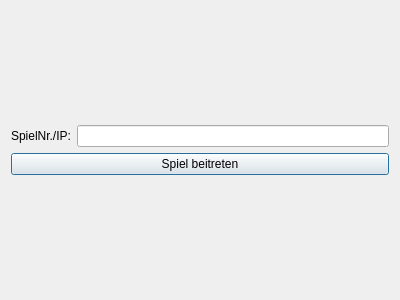
<?xml version="1.0" encoding="UTF-8"?>
<ui version="4.0">
 <class>Dialog</class>
 <widget class="QDialog" name="Dialog">
  <property name="geometry">
   <rect>
    <x>0</x>
    <y>0</y>
    <width>400</width>
    <height>300</height>
   </rect>
  </property>
  <property name="windowTitle">
   <string>Dialog</string>
  </property>
  <layout class="QGridLayout" name="gridLayout">
   <item row="0" column="0">
    <layout class="QVBoxLayout" name="verticalLayout">
     <item>
      <layout class="QHBoxLayout" name="horizontalLayout">
       <item>
        <widget class="QLabel" name="label">
         <property name="text">
          <string>SpielNr./IP:</string>
         </property>
        </widget>
       </item>
       <item>
        <widget class="QLineEdit" name="lineEdit"/>
       </item>
      </layout>
     </item>
     <item>
      <widget class="QPushButton" name="pushButton">
       <property name="text">
        <string>Spiel beitreten</string>
       </property>
      </widget>
     </item>
    </layout>
   </item>
  </layout>
 </widget>
 <resources/>
 <connections/>
</ui>
